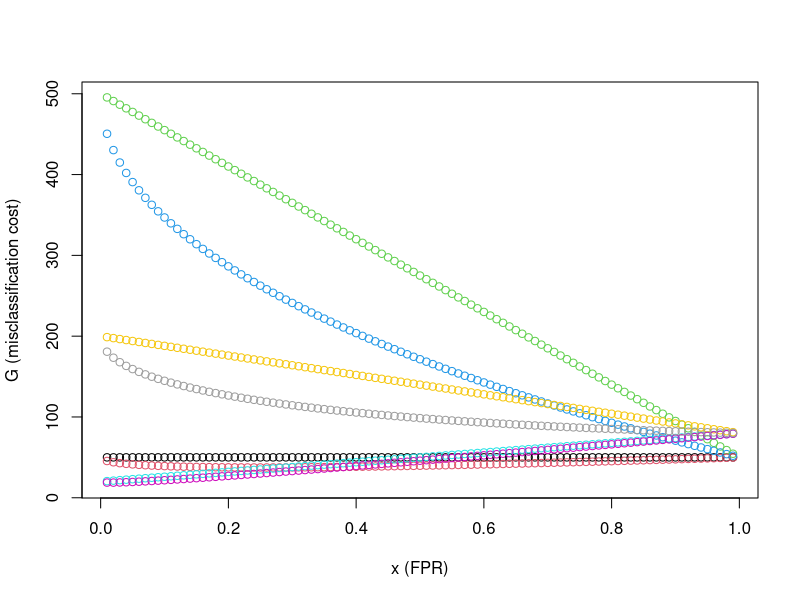
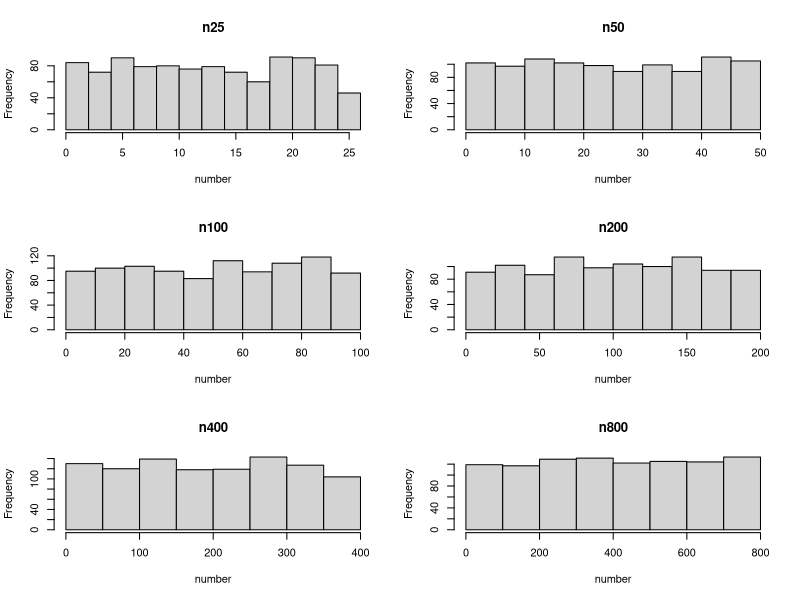

Write the R code that produced these figures, in order.
## ---- chunk 1
myRound <- function(x, acc=3) {mult = 10^acc; round(x*mult)/mult}
## ---- chunk 2
set.seed(0)
n = 100
m=1000

origData = rnorm(n) # case 1
z=sample(x=origData, size=n*m, replace=TRUE)
case1_mat <- matrix(z,nrow=m)

origData = rt(n,df=3); # case 2
z=sample(x=origData, size=n*m, replace=TRUE)
case2_mat <- matrix(z,nrow=m)

origData = rt(n,df=25); # case 3
z=sample(x=origData, size=n*m, replace=TRUE)
case3_mat <- matrix(z,nrow=m)
## ---- chunk 3

## ---- chunk 4

## ---- chunk 5
myCVids <- function(n, K, seed=0) {
# balanced subsets generation (subset sizes differ by at most 1)
# n is the number of observations/rows in the training set
# K is the desired number of folds (e.g., 5 or 10)
set.seed(seed);
t = floor(n/K); r = n-t*K;
id0 = rep((1:K),times=t)
ids = sample(id0,t*K)
if (r > 0) {ids = c(ids, sample(K,r))}
ids
}
## ---- chunk 6
# Generate data
set.seed(0)
nr = 50
nc = 200*2^5 # nc = 6400
M = matrix(rnorm(nr*nc),nrow=50)
Y = c(rep(1,25),rep(0,25))
## ---- chunk 7

## ---- chunk 8

## ---- chunk 9

## ---- chunk 10

## ---- chunk 11
genData <- function(n, seed=0) {
set.seed(seed)
x = seq(-1,1,length.out=n)
y = x - x^2 + 2*rnorm(n) # true sigma = 2;
out.df = data.frame(x=x, y=y)
out.df
}
train.df = genData(n=200,seed=100)
test.df = genData(400)
## ---- chunk 12

## ---- chunk 13

## ---- chunk 14
# assume values for x and cfp
# x = 0.25
cfp=1
n=100


x_vec=c()
A_vec=c()
C_vec=c()
R_vec=c()
FPR_vec=c()
TPR_vec=c()
G_vec=c()
for (x in seq(0.01,0.99,0.01)) {
  A=c(0.5, 0.2)
  C=c(cfp, 10*cfp)
  R=c(x, sqrt(x))
  
  Ai=0
  for(q in A){
    Ai = Ai+1
    P=n*q
    N=n*(1-q)
    
    Ri=0
    for(tpr in R){
      Ri=Ri+1
      # calculate TP, FP, TN, and FN with regards to x
      TP = tpr*P
      FN = P-TP
      FP = x*N
      TN = N-FP
      FPR = x
      TPR = tpr
      
      Ci=0
      for(cfn in C){
        Ci=Ci+1
        G = cfn*FN + cfp*FP
        
        x_vec=c(x_vec,x)
        A_vec=c(A_vec,Ai)
        C_vec=c(C_vec,Ci)
        R_vec=c(R_vec,Ri)
        FPR_vec=c(FPR_vec,FPR)
        TPR_vec=c(TPR_vec,TPR)
        G_vec=c(G_vec,G)
        
        # print(paste("(A:",as.character(Ai),")"))
        # print(paste("(C:",as.character(Ci),")"))
        # print(paste("(R:",as.character(Ri),")"))
        # print(paste("FPR = ", FPR))
        # print(paste("TPR = ", TPR))
        # print(paste("G = ", G))
        # print("----------------------------")
        
        
      }
    }
    
  }
}

results_df = data.frame(x_vec, 
                          A_vec,
                          C_vec,
                          R_vec, 
                          FPR_vec,
                          TPR_vec,
                          G_vec)

results_df$design_id <- paste(results_df$A_vec,
                              results_df$C_vec, 
                              results_df$R_vec)

# Objective function score visualization
plot(x=results_df$x_vec, 
     y=results_df$G_vec, 
     col=factor(results_df$design_id),
     ylab="G (misclassification cost)",
     xlab="x (FPR)")

## ---- chunk 15
# Generate data
set.seed(0)
n_vec = c(25, 50, 100, 200, 400, 800)
m = 1000 
df = data.frame(m=1:m)
table_df = data.frame(n=n_vec) # results table
mean_uniq_vec = c()
sd_uniq_vec = c()
for (n in n_vec){
  I = seq(n)
  samp_vec = c(sample(x=I, size=m ,replace=TRUE))
  df[paste("n",n , sep="")] = samp_vec
  
  mean_uniq_vec = c(mean_uniq_vec, mean(unique(samp_vec)))
  sd_uniq_vec = c(sd_uniq_vec, sd(unique(samp_vec)))
}

#visualize data
par(mfrow=c(3,2))
for(i in names(df)[2:7]){
  hist(df[[i]],
       xlab = "number",
       main=i)
}
## ---- chunk 16
# make table of results
table_df$Mean_Unique = myRound(mean_uniq_vec, acc=2)
table_df$SD_Unique = myRound(sd_uniq_vec, acc=2)
table_df = data.frame(t(table_df))

knitr::kable(table_df, format = "markdown")
